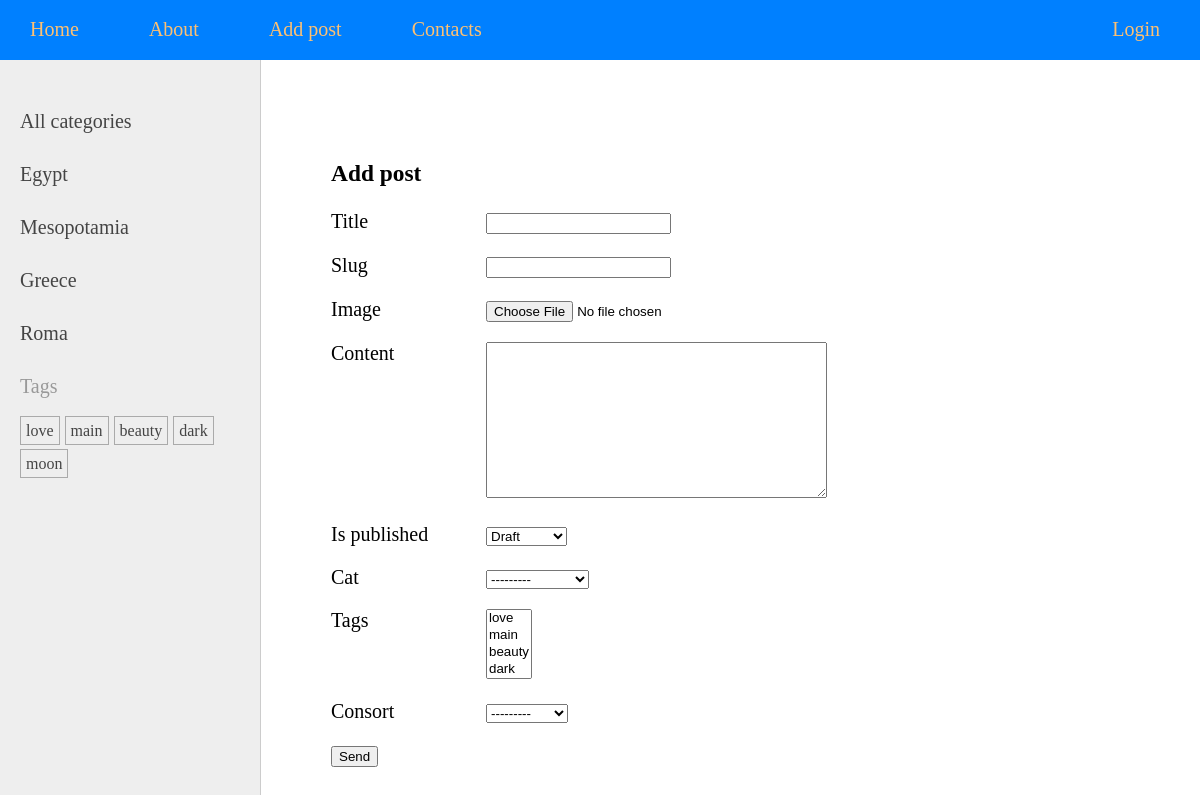
/addpost/, run on the app's committed database.
### goddesses/models.py (models this page shows)
class Category(models.Model):
    name = models.CharField(max_length=100, db_index=True)
    slug = models.SlugField(max_length=100, db_index=True, unique=True)
    def __str__(self):
        return self.name
    def get_absolute_url(self):
        return reverse('category', kwargs={'cat_slug': self.slug})
    class Meta:
        verbose_name = 'Category'
        verbose_name_plural = 'Categories'

class TagPost(models.Model):
    tag = models.CharField(max_length=100, db_index=True)
    slug = models.SlugField(max_length=100, db_index=True, unique=True)
    def __str__(self):
        return self.tag
    def get_absolute_url(self):
        return reverse('tag', kwargs={'tag_slug': self.slug})

### goddesses/views.py (the view)
# urls.py: path('addpost/', views.AddPost.as_view(), name='add_post'),
class AddPost(CreateView):
    model = Goddesses
    fields = '__all__'
    template_name = 'goddesses/addpost.html'
    extra_context = {
        'menu': menu,
        'title': 'Add post'
    }

### goddesses/models.py (called while the page is built)
    def __str__(self):
        return self.name

### goddesses/templatetags/gods_tags.py (called while the page is built)
@register.inclusion_tag('goddesses/list_categories.html')
def show_categories(cat_selected=0):
    cats = Category.objects.all()
    return {'cats': cats, 'cat_selected': cat_selected}\

@register.inclusion_tag('goddesses/tags.html')
def show_tags():
    return {'tags': TagPost.objects.all()}

### goddesses/templates/goddesses/addpost.html (shortened to what this page needs)
{% extends 'base.html' %}
{% block content %}
<h3>{{ title }}</h3>
<form action="" method="post" enctype="multipart/form-data">
    {% for f in form %}
    <p><label class="form-label" for="{{ f.id_for_label }}"> {{ f.label }}</label> {{ f }} </p>
    {% endfor %}
    <p><button type="submit">Send</button></p>
</form>
{% endblock %}

### goddesses/templates/goddesses/list_categories.html
{% for cat in cats %}
    {% if cat.id == cat_selected %}
        <li class="selected">{{ cat.name }}</li>
    {% else %}
        <li><a href="{{ cat.get_absolute_url }}">{{ cat.name }}</a></li>
    {% endif %}
{% endfor %}

### goddesses/templates/goddesses/tags.html
{% if tags %}
    <p>Tags</p>
    <ul class="tags-list">
        {% for tag in tags %}
        <li><a href="{{ tag.get_absolute_url }}">{{ tag.tag }}</a></li>
        {% endfor %}
    </ul>
{% endif %}

### goddesses/static/goddesses/css/styles.css (style rules this page uses)
html, body { font-family: 'Georgia'; margin: 0; padding: 0; height: 100%; width: 100%; color: #444; }
a { color: #0059b2; text-decoration: none; }
.left-chapters ul { width: 230px; margin: 0; padding: 20px 10px 10px 20px; list-style: none; font-size: 20px; }
.left-chapters ul li { margin: 30px 0 0 0; color: #999; }
.left-chapters ul li a { color: #444; text-decoration: none; }
ul.tags-list { width: 100%; margin: 0; padding: 0; list-style: none; }
ul.tags-list li { margin: 0; padding: 0 0 10px; display: inline-block; }
ul.tags-list li a { padding: 5px; font-size: 16px; border: 1px solid #aaa; }
.form-label { display: inline-block; min-width: 150px; vertical-align: top; }

### data on the page
Category: name "Egypt"
Category: name "Mesopotamia"
Category: name "Greece"
Category: name "Roma"
TagPost: tag "love"
TagPost: tag "main"
TagPost: tag "beauty"
TagPost: tag "dark"
TagPost: tag "moon"

### other printed values
{{ item.title }} "About" "Add post" "Contacts" "Login"
{{ title }} "Add post"
{{ f.label }} "Title" "Slug" "Image" "Content" "Is published" "Cat" "Tags" "Consort"
